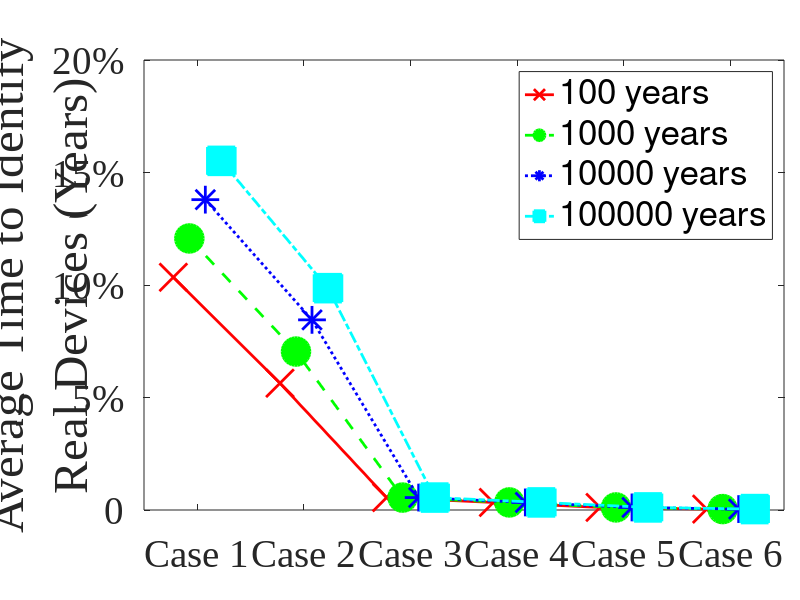

Write MATLAB code to recreate this figure. (Note: this script raises an error after producing the figure.)
clear; close all; clc;

%cur_case = 'case24';
SAVEFIG = 0;

keys = {'case24', 'case30', 'caseRTS96i', 'case118', 'case2737sop-1', 'case2737sop-3'};
values = { 24 + 34, 30 + 41, 73 + 108, 118 + 179, 406 + 467, 1153 + 1307};
hyper_p = containers.Map(keys, values);

%packet_lat = 1;  % second
packet_lat = 1 / 200;  % second
r = 0.05;


%all_delays = [100, 200, 300, 400, 500];
all_delays = [100, 1000, 10000, 100000];

y = []
for loop00 = 1 : length(all_delays)
    %delay_target = 100; % in years;
    delay_target = all_delays(loop00);

    delay_target_seconds = delay_target * 365 * 24 * 60 * 60;

    % find nf that satisfy the delay_target

    cur_y = zeros(1, length(keys));
    for loop0 = 1 : length(keys)
            
        cur_case = keys{loop0};     
        
        nreal = hyper_p(cur_case);

        for loop1 = 1 : nreal
            np = floor(nreal * (1-r));
            nf = loop1;
            prob_guess = 1 /( nchoosek(nreal, np) * nchoosek(np + nf, nf) );
            %fprintf(fileID, '%e, ', g1(loop0, loop1));
            %delay(loop0, loop1) = nreal(loop0) / g2(loop0, loop1) / 60 / 60 / 24 / 400;
            cur_delay = 1 / prob_guess * packet_lat;
            if cur_delay >= delay_target_seconds
                fprintf('# of accessible virtual: %f, %f\n', nf, nf/nreal);
                cur_y(loop0) = nf / nreal;
                break;
            end
        end

    end

    y(loop00, :) = cur_y;

end

%% draw the figure
figure;

set(gcf,'units','normalized', 'position',[0.05, 0.05, 0.5, 0.6]);
ax1 = axes('units', 'normalized','Position',[0.18 0.15 0.8 0.75]);

marksize = 20;

x = [1 : length(keys)];
gap = 0.075;

p1 = plot(x - gap * 3, y(1,:), '-rx', 'LineWidth', 2, 'MarkerSize', marksize, 'MarkerFaceColor', 'r', 'MarkerEdgeColor', 'r');
hold on;
p2 = plot(x - gap, y(2,:), '--go', 'LineWidth', 2, 'MarkerSize', marksize, 'MarkerFaceColor', 'g', 'MarkerEdgeColor', 'g');
p3 = plot(x + gap, y(3,:), ':b*', 'LineWidth', 2, 'MarkerSize', marksize, 'MarkerFaceColor', 'b', 'MarkerEdgeColor', 'b');
p4 = plot(x + gap * 3, y(4,:), '-.cs', 'LineWidth', 2, 'MarkerSize', marksize, 'MarkerFaceColor', 'c', 'MarkerEdgeColor', 'c');
%p5 = plot(afake2, delay(5,:), '-md', 'LineWidth', 1, 'MarkerSize', marksize, 'MarkerFaceColor', 'm', 'MarkerEdgeColor', 'm');
%p6 = plot(afake2, delay(6,:), '--k^', 'LineWidth', 1, 'MarkerSize', marksize, 'MarkerFaceColor', 'k', 'MarkerEdgeColor', 'k');
%set(gca, 'YScale', 'log');
%ylim([]);
xlim([0.5, 6.5]);
ylim([0, 0.2]);

xticknames = {'Case 1', 'Case 2', 'Case 3', 'Case 4', 'Case 5', 'Case 6', ''};
xt = get(gca, 'XTick');
%set(gca, 'FontName', 'Times New Roman', 'FontSize', 25);
set(gca,'xticklabel', xticknames, 'FontName', 'Times New Roman', 'FontSize', 25);

yt = get(gca, 'YTick');
yticknames = {'0'};
for loop0 = 2 : length(yt)
    yticknames{loop0} = sprintf('%d%%', floor(yt(loop0) * 100));
end
%set(gca, 'FontName', 'Times New Roman', 'FontSize', 25);
set(gca,'yticklabel', yticknames, 'FontName', 'Times New Roman', 'FontSize', 28);

ylh = ylabel(sprintf('Average Time to Identify\nReal Devices (Years)\n'), 'FontName', 'Times New Roman', 'FontSize', 35);
set(ylh, 'Units', 'Normalized', 'Position', [-0.045, 0.5, 0]);

lgd = legend([p1 p2, p3, p4], '100 years', '1000 years', '10000 years', '100000 years');
lgd.FontSize = 30;


%figuredir = '/home/hugo/Dropbox/\!Research/\!\!SDNPreemptive/20190904_DefRec/Figures/';
figuredir = '/home/hugo/Dropbox/!Research/!!SDNPreemptive/20190904_DefRec/Figures/';
figurename = sprintf('%s%s', figuredir, 'FigDelayPassive');
if (SAVEFIG == 1)
    print(figurename, '-depsc','-r400');
end
